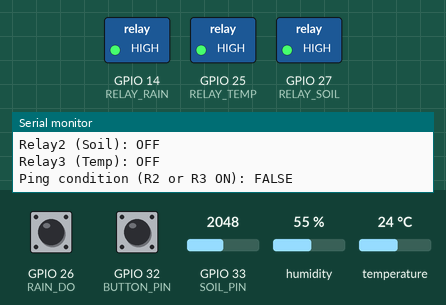
This sketch was run on a simulated ESP32. Parts: switched loads named in the sketch (green lamp = pin HIGH), the last lines printed to the serial monitor. Inputs (shaded band) come from the test bench; at power-on: temperature 24 °C, GPIO 33 (SOIL_PIN) = 2048, GPIO 26 (RAIN_DO) HIGH, GPIO 32 (BUTTON_PIN) HIGH, humidity 55 %. WiFi joins after 1.5 s; servers stay silent unless stated; uploads are accepted with an empty reply.

Above: at 2.7 s.
2.8 s: temperature set to 20.7 °C
9.7 s: temperature set to 19.1 °C
At 10.4 s:
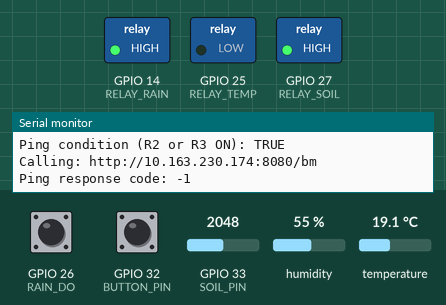
12.4 s: GPIO 33 (SOIL_PIN) set to 1933
At 14.3 s:
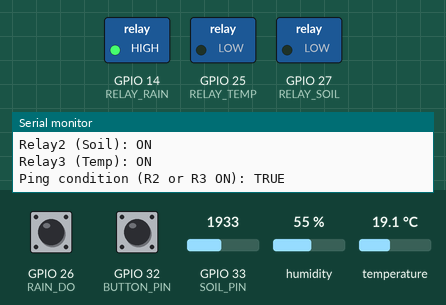
15.5 s: GPIO 26 (RAIN_DO) pulled LOW for 2.4 s
At 17.2 s:
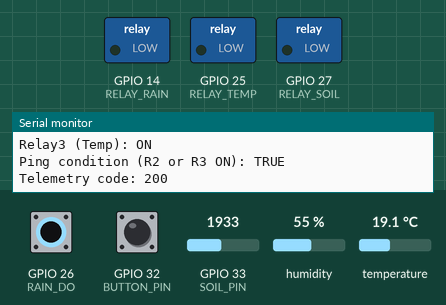
19.7 s: temperature set to 28 °C
At 23.0 s:
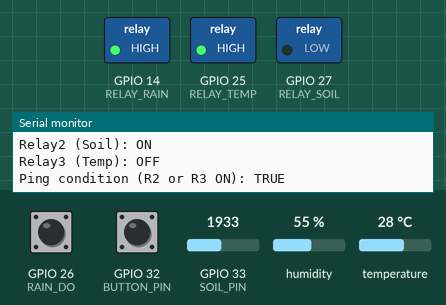
23.5 s: GPIO 26 (RAIN_DO) pulled LOW for 2.4 s
At 24.7 s:
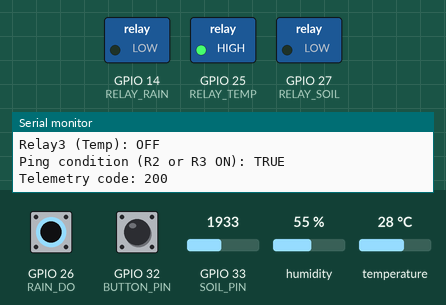
Timing chart, 0 to 27.5 s (numbered marks = the images above; inputs shaded):
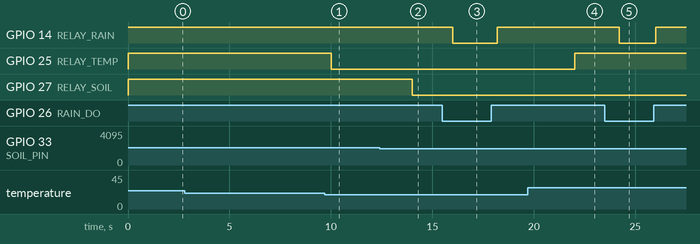

Measured:
- the behaviour switches between 20 and 19.9 °C on temperature (found by bisection; images 0 and 1)
- the behaviour switches between 2000 and 1999 on GPIO 33 (SOIL_PIN) (found by bisection; images 1 and 2)
- after the input at 9.7 s, GPIO 25 (RELAY_TEMP): HIGH → LOW after 0.31 s
- after the input at 12.4 s, GPIO 27 (RELAY_SOIL): HIGH → LOW after 1.6 s
- after the input at 15.5 s, GPIO 14 (RELAY_RAIN): HIGH → LOW after 0.51 s, → HIGH 2.2 s later
- after the input at 19.7 s, GPIO 25 (RELAY_TEMP): LOW → HIGH after 2.3 s
- after the input at 23.5 s, GPIO 14 (RELAY_RAIN): HIGH → LOW after 0.71 s, → HIGH 1.8 s later

The sketch:

weather_sensor.ino
```cpp
#include <WiFi.h>
#include <HTTPClient.h>
#include "DHT.h"

// ===== WIFI =====
const char* ssid = "bm";
const char* password = "12345678";

// ===== SERVER =====
// Use ONE unified backend host for ping + telemetry + commands.
// Replace with your backend machine IP or DNS.
const char* serverBaseUrl = "http://10.163.230.174:8080";
// NOTE: URLs below are kept explicit for reliability on embedded targets.
const char* pingUrl = "http://10.163.230.174:8080/bm";
const char* telemetryUrl = "http://10.163.230.174:8080/api/telemetry";
const char* commandUrl = "http://10.163.230.174:8080/api/device/commands";
const char* DEVICE_API_KEY = "change-me-device-key";

// ===== PINS =====
#define DHTPIN 4
#define DHTTYPE DHT22

#define RAIN_DO 26
#define SOIL_PIN 33

#define RELAY_RAIN 14
#define RELAY_SOIL 27
#define RELAY_TEMP 25

#define BUTTON_PIN 32

DHT dht(DHTPIN, DHTTYPE);

// ===== SETTINGS =====
int soilThreshold = 2000;
float tempThreshold = 20.0;

// ===== TIMERS =====
unsigned long lastSampleMs = 0;
unsigned long lastPingMs = 0;
unsigned long lastTelemetryMs = 0;
unsigned long lastCommandMs = 0;

const unsigned long sampleIntervalMs = 2000;
const unsigned long pingIntervalMs = 10000;
const unsigned long telemetryIntervalMs = 3000;
const unsigned long commandIntervalMs = 3000;

// Desired states from local logic / dashboard.
int relayRainState = HIGH;
int relaySoilState = HIGH;
int relayTempState = HIGH;

void connectWiFi() {
  int attempts = 0;
  WiFi.begin(ssid, password);
  Serial.print("Connecting WiFi");
  while (WiFi.status() != WL_CONNECTED) {
    delay(500);
    Serial.print(".");
    attempts++;
    if (attempts >= 20) {
      Serial.println("\nWiFi connect failed after 20 attempts; backing off 30s");
      delay(30000);
      attempts = 0;
      WiFi.disconnect(true);
      WiFi.begin(ssid, password);
      Serial.print("Reconnecting WiFi");
    }
  }
  Serial.println("\nConnected!");
  Serial.print("IP: ");
  Serial.println(WiFi.localIP());
}

void callPingEndpoint() {
  if (WiFi.status() != WL_CONNECTED) {
    return;
  }

  HTTPClient http;
  Serial.print("Calling: ");
  Serial.println(pingUrl);

  http.setTimeout(5000);
  http.begin(pingUrl);
  http.addHeader("X-Device-Key", DEVICE_API_KEY);
  int code = http.GET();
  Serial.print("Ping response code: ");
  Serial.println(code);
  http.end();
}

void sendTelemetry(int rain, int soil, float temp) {
  if (WiFi.status() != WL_CONNECTED) {
    return;
  }

  HTTPClient http;
  String payload = "rain=" + String(rain) +
                   "&soil=" + String(soil) +
                   "&temp=" + String(temp, 2) +
                   "&relay1=" + String(relayRainState == LOW ? 1 : 0) +
                   "&relay2=" + String(relaySoilState == LOW ? 1 : 0) +
                   "&relay3=" + String(relayTempState == LOW ? 1 : 0);

  http.setTimeout(5000);
  http.begin(telemetryUrl);
  http.addHeader("Content-Type", "application/x-www-form-urlencoded");
  http.addHeader("X-Device-Key", DEVICE_API_KEY);
  int code = http.POST(payload);

  Serial.print("Telemetry code: ");
  Serial.println(code);
  http.end();
}

void applyRelayOutput() {
  // ACTIVE LOW relays: LOW means ON.
  digitalWrite(RELAY_RAIN, relayRainState);
  digitalWrite(RELAY_SOIL, relaySoilState);
  digitalWrite(RELAY_TEMP, relayTempState);
}

void parseAndApplyCommand(String line) {
  // Expected format: r1=0,r2=1,r3=0
  line.replace(" ", "");
  int idxR1 = line.indexOf("r1=");
  int idxR2 = line.indexOf("r2=");
  int idxR3 = line.indexOf("r3=");

  if (idxR1 >= 0 && idxR2 >= 0 && idxR3 >= 0) {
    int v1 = line.substring(idxR1 + 3, idxR1 + 4).toInt();
    int v2 = line.substring(idxR2 + 3, idxR2 + 4).toInt();
    int v3 = line.substring(idxR3 + 3, idxR3 + 4).toInt();

    relayRainState = (v1 == 1) ? LOW : HIGH;
    relaySoilState = (v2 == 1) ? LOW : HIGH;
    relayTempState = (v3 == 1) ? LOW : HIGH;
  }
}

void fetchCommandsFromDashboard() {
  if (WiFi.status() != WL_CONNECTED) {
    return;
  }

  HTTPClient http;
  http.setTimeout(5000);
  http.begin(commandUrl);
  http.addHeader("X-Device-Key", DEVICE_API_KEY);
  int code = http.GET();

  if (code > 0) {
    String body = http.getString();
    parseAndApplyCommand(body);
  }

  http.end();
}

void setup() {
  Serial.begin(115200);

  dht.begin();

  // INPUTS
  pinMode(RAIN_DO, INPUT_PULLUP);
  pinMode(SOIL_PIN, INPUT);
  pinMode(BUTTON_PIN, INPUT_PULLUP);

  // OUTPUTS
  pinMode(RELAY_RAIN, OUTPUT);
  pinMode(RELAY_SOIL, OUTPUT);
  pinMode(RELAY_TEMP, OUTPUT);

  // RELAY OFF (ACTIVE LOW)
  digitalWrite(RELAY_RAIN, HIGH);
  digitalWrite(RELAY_SOIL, HIGH);
  digitalWrite(RELAY_TEMP, HIGH);

  connectWiFi();
}

void loop() {
  if (WiFi.status() != WL_CONNECTED) {
    connectWiFi();
  }

  unsigned long now = millis();

  if (now - lastCommandMs >= commandIntervalMs) {
    fetchCommandsFromDashboard();
    lastCommandMs = now;
  }

  if (now - lastSampleMs >= sampleIntervalMs) {
    // ===== READ =====
    int rain = digitalRead(RAIN_DO);
    int soil = analogRead(SOIL_PIN);
    float temp = dht.readTemperature();

    // ===== RAIN RELAY =====
    relayRainState = rain; // LOW -> ON

    // ===== SOIL RELAY =====
    relaySoilState = (soil < soilThreshold) ? LOW : HIGH;

    // ===== TEMP RELAY =====
    // Keep previous state if DHT read fails, instead of forcing OFF path.
    if (!isnan(temp)) {
      relayTempState = (temp < tempThreshold) ? LOW : HIGH;
    } else {
      Serial.println("Warning: DHT temp read failed (NaN), keeping previous relay3 state");
    }

    // ===== BUTTON =====
    // Pressing button forces ONLY relay 3 ON and keeps relay 2 OFF.
    if (digitalRead(BUTTON_PIN) == LOW) {
      relayTempState = LOW;
      relaySoilState = HIGH;
    }

    applyRelayOutput();

    // ===== DEBUG =====
    Serial.println("---- DATA ----");
    Serial.print("Rain: "); Serial.println(rain);
    Serial.print("Soil: "); Serial.println(soil);
    Serial.print("Temp: "); Serial.println(temp);
    Serial.print("Relay1 (Rain): "); Serial.println(relayRainState == LOW ? "ON" : "OFF");
    Serial.print("Relay2 (Soil): "); Serial.println(relaySoilState == LOW ? "ON" : "OFF");
    Serial.print("Relay3 (Temp): "); Serial.println(relayTempState == LOW ? "ON" : "OFF");
    Serial.print("Ping condition (R2 or R3 ON): ");
    Serial.println((relaySoilState == LOW || relayTempState == LOW) ? "TRUE" : "FALSE");

    if (now - lastTelemetryMs >= telemetryIntervalMs) {
      sendTelemetry(rain, soil, temp);
      lastTelemetryMs = now;
    }

    if (now - lastPingMs >= pingIntervalMs) {
      // Call ping when relay2 OR relay3 is ON (ACTIVE LOW).
      if (relaySoilState == LOW || relayTempState == LOW) {
        callPingEndpoint();
        lastPingMs = now;
      } else {
        Serial.println("Ping skipped: relay2 and relay3 are both OFF");
      }
    }

    lastSampleMs = now;
  }
}
```
